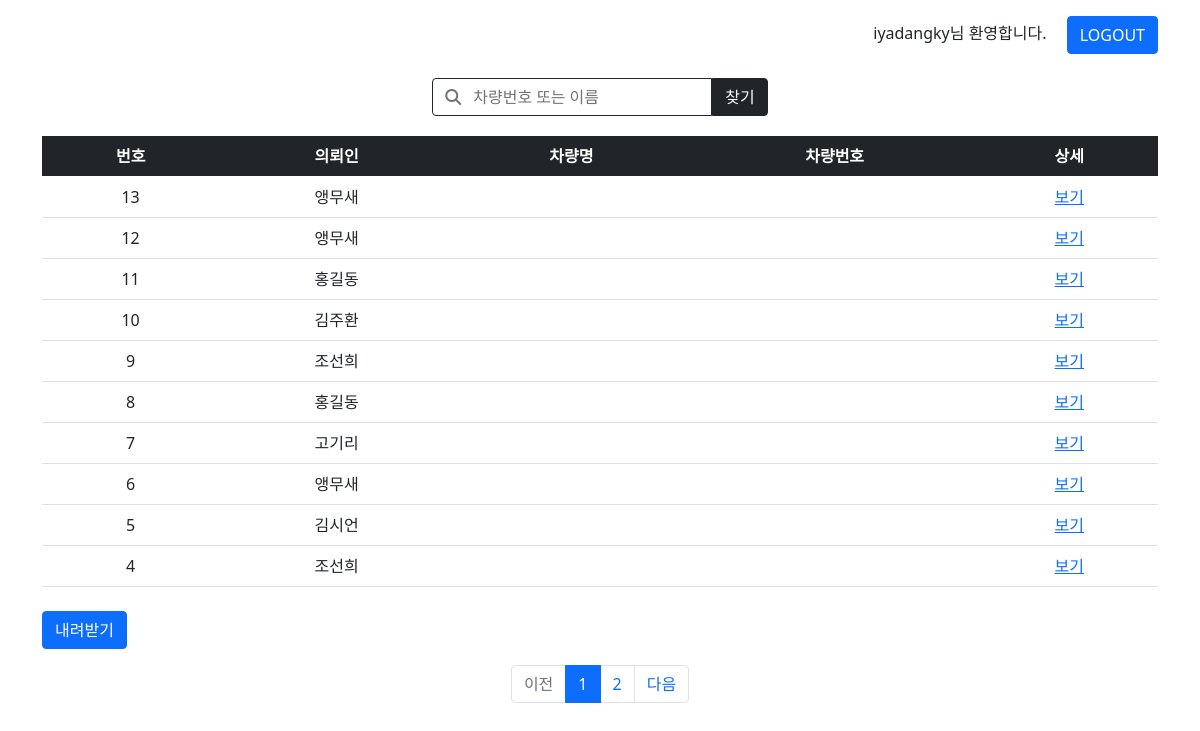
The page /posts/ (signed in) on the database its author committed.
### posts/models.py (models this page shows)
class Post(models.Model):
    created_at = models.DateTimeField()
    password = models.CharField(max_length=50, null=True)
    client = models.CharField(max_length=50, null=True)
    phoneNumber = models.CharField(max_length=50, null=True)
    contact = models.CharField(max_length=50, null=True)
    carModel = models.CharField(max_length=50, null=True)
    carNumber = models.CharField(max_length=50, null=True)
    birth = models.CharField(max_length=50, null=True)
    trim = models.CharField(max_length=50, null=True)
    fuel = models.CharField(max_length=50, null=True)
    driveType = models.CharField(max_length=50, null=True)
    airbag = models.CharField(max_length=50, null=True)
    mileage = models.CharField(max_length=50, null=True)
    eventDate = models.CharField(max_length=50, null=True)
    repairCost = models.CharField(max_length=50, null=True)
    proposedCompensation = models.CharField(max_length=50, null=True)
    insuranceCompany = models.CharField(max_length=50, null=True)
    faultRatio = models.CharField(max_length=50, null=True)
    location = models.CharField(max_length=50, null=True)
    others1 = models.CharField(max_length=50, null=True)
    others2 = models.CharField(max_length=50, null=True)
    others3 = models.CharField(max_length=50, null=True)
    note = models.CharField(max_length=500, null=True)
    addition = models.CharField(max_length=500, null=True)
    price = models.CharField(max_length=50, null=True)
    opinion = models.CharField(max_length=500, null=True)
    image1 = models.FileField(upload_to='posts', null=True)
    image2 = models.FileField(upload_to='posts', null=True)
    image3 = models.FileField(upload_to='posts', null=True)
    image4 = models.FileField(upload_to='posts', null=True)
    image5 = models.FileField(upload_to='posts', null=True)
    image6 = models.FileField(upload_to='posts', null=True)
    image7 = models.FileField(upload_to='posts', null=True)
    image8 = models.FileField(upload_to='posts', null=True)
    image9 = models.FileField(upload_to='posts', null=True)
    image10 = models.FileField(upload_to='posts', null=True)
    image11 = models.FileField(upload_to='posts', null=True)
    image12 = models.FileField(upload_to='posts', null=True)
    image13 = models.FileField(upload_to='posts', null=True)
    image14 = models.FileField(upload_to='posts', null=True)
    image15 = models.FileField(upload_to='posts', null=True)
    image16 = models.FileField(upload_to='posts', null=True)
    image17 = models.FileField(upload_to='posts', null=True)

### posts/views.py (the view)
# urls.py: path('', views.index, name="index"),
def index(request):
    page = request.GET.get('page', '1')
    posts = Post.objects.all().order_by('-created_at')
    paginator = Paginator(posts, 10)
    page_obj = paginator.get_page(page)
    context = {'posts' : page_obj}
    return render(request, 'posts/index.html', context)

### posts/templates/posts/index.html (shortened to what this page needs)
{% extends 'base.html' %}
{% load static %}
{% block content %}
<div class="container">
    <div class="container1">
        <div class="item">
            <form method="GET" action="{% url 'posts:search' %}" enctype="multipart/form-data">
                <div class="container2">
                    <div class="item"><input class="form-control rounded-0 rounded-start border border-dark" style="width:280px" type="search" placeholder="&#xf002; &nbsp; 차량번호 또는 이름" name="q" value="{{q}}"></div>
                    <div class="item"><button type="submit" class="btn btn-dark rounded-0 rounded-end border border-dark">찾기</button></div>
                </div>
            </form>
        </div>
        <div class="nemo2"></div>
        <div class="item">
            {% if request.user.is_staff %}
            <table class="table text-center mb-4">
                <thead class="table-dark">
                    <tr>
                        <th>번호</th>
                        <th>의뢰인</th>
                        <th>차량명</th>
                        <th>차량번호</th>
                        <th>상세</th>
                    </tr>
                </thead>
                <tbody>
                    {% for post in posts %}
                    <tr>
                        <td>{{ post.id }}</td>
                        <td>{{ post.client }}</td>
                        <td>{{ post.carModel }}</td>
                        <td>{{ post.carNumber }}</td>
                        <td><a href="{% url 'posts:detail' post.id %}">보기</a></td>
                    </tr>
                    {% endfor %}
                </tbody>
            </table>
            <a href="{% url 'posts:export_content' %}" class="btn btn-primary mb-3">내려받기</a>
            {% endif %}
        </div>
    </div>
    <ul class="pagination justify-content-center">
        {% if posts.has_previous %}
        <li class="page-item">
            <a class="page-link" href="?page={{ posts.previous_page_number }}">이전</a>
        </li>
        {% else %}
        <li class="page-item disabled">
            <a class="page-link" tabindex="-1" aria-disabled="true" href="#">이전</a>
        </li>
        {% endif %}
        {% for page_number in posts.paginator.page_range %}
        {% if page_number >= posts.number|add:-5 and page_number <= posts.number|add:5 %}
            {% if page_number == posts.number %}
            <li class="page-item active" aria-current="page">
                <a class="page-link" href="?page={{ page_number }}">{{ page_number }}</a>
            </li>
            {% else %}
            <li class="page-item">
                <a class="page-link" href="?page={{ page_number }}">{{ page_number }}</a>
            </li>
            {% endif %}
        {% endif %}
        {% endfor %}
        {% if posts.has_next %}
        <li class="page-item">
            <a class="page-link" href="?page={{ posts.next_page_number }}">다음</a>
        </li>
        {% else %}
        <li class="page-item disabled">
            <a class="page-link" tabindex="-1" aria-disabled="true" href="#">다음</a>
        </li>
        {% endif %}
    </ul>
</div>
{% endblock %}

### templates/base.html (shortened to what this page needs)
{% load static %}
<!DOCTYPE html>
<html lang="ko">
<head>
    <link href="https://cdn.jsdelivr.net/npm/bootstrap@5.0.2/dist/css/bootstrap.min.css" rel="stylesheet">
    <link rel="stylesheet" href="{% static 'style.css' %}">
    <link rel="stylesheet" href="{% static 'posts/style.css' %}">
</head>
<body>
    <div class="container pt-3 mb-4" style="display: flex; justify-content: flex-end;">
        {% if user.is_authenticated %}
            <form method="POST" action="{% url 'accounts:logout' %}">
                {{ user.get_username }}님 환영합니다.
                <button type="submit" class="btn btn-primary ms-3">LOGOUT</button>
            </form>
        {% endif %}
    </div>
    {% block content %}
    {% endblock %}
</body>
</html>

### static/style.css (style rules this page uses)
.container1 { display: flex; flex-direction: column; justify-content: center; }
.container2 { display: flex; flex-direction: row; justify-content: center; }
input { font-family: fontAwesome; }
.nemo2 { height: 20px; }

### rows shown on the page
Post: id "13", client "앵무새"
Post: id "12", client "앵무새"
Post: id "11", client "홍길동"
Post: id "10", client "김주환"
Post: id "9", client "조선희"
Post: id "8", client "홍길동"
Post: id "7", client "고기리"
Post: id "6", client "앵무새"
Post: id "5", client "김시언"
Post: id "4", client "조선희"

### other values the page prints
{{ user.get_username }} "iyadangky"
{{ page_number }} "1"
{{ page_number }} "2"
